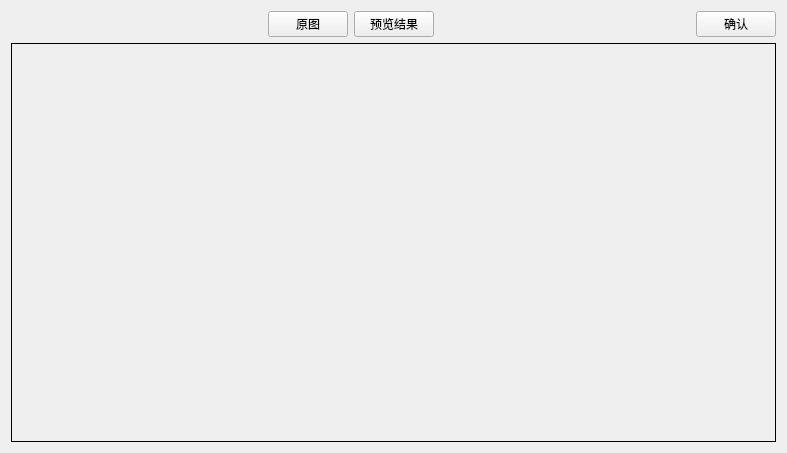
<?xml version="1.0" encoding="UTF-8"?>
<ui version="4.0">
 <class>Correct</class>
 <widget class="QWidget" name="Correct">
  <property name="geometry">
   <rect>
    <x>0</x>
    <y>0</y>
    <width>787</width>
    <height>453</height>
   </rect>
  </property>
  <property name="windowTitle">
   <string>GuiCorrect</string>
  </property>
  <layout class="QVBoxLayout" name="verticalLayout">
   <item>
    <layout class="QHBoxLayout" name="horizontalLayout">
     <item>
      <spacer name="horizontalSpacer">
       <property name="orientation">
        <enum>Qt::Horizontal</enum>
       </property>
       <property name="sizeHint" stdset="0">
        <size>
         <width>40</width>
         <height>20</height>
        </size>
       </property>
      </spacer>
     </item>
     <item>
      <widget class="QPushButton" name="pB_Page1">
       <property name="text">
        <string>原图</string>
       </property>
      </widget>
     </item>
     <item>
      <widget class="QPushButton" name="pB_Page2">
       <property name="text">
        <string>预览结果</string>
       </property>
      </widget>
     </item>
     <item>
      <spacer name="horizontalSpacer_3">
       <property name="orientation">
        <enum>Qt::Horizontal</enum>
       </property>
       <property name="sizeHint" stdset="0">
        <size>
         <width>40</width>
         <height>20</height>
        </size>
       </property>
      </spacer>
     </item>
     <item>
      <widget class="QPushButton" name="pushButton_accept">
       <property name="text">
        <string>确认</string>
       </property>
      </widget>
     </item>
    </layout>
   </item>
   <item>
    <widget class="QStackedWidget" name="stackedWidget">
     <property name="frameShape">
      <enum>QFrame::Box</enum>
     </property>
     <property name="currentIndex">
      <number>-1</number>
     </property>
    </widget>
   </item>
  </layout>
 </widget>
 <layoutdefault spacing="6" margin="11"/>
 <resources/>
 <connections/>
</ui>
